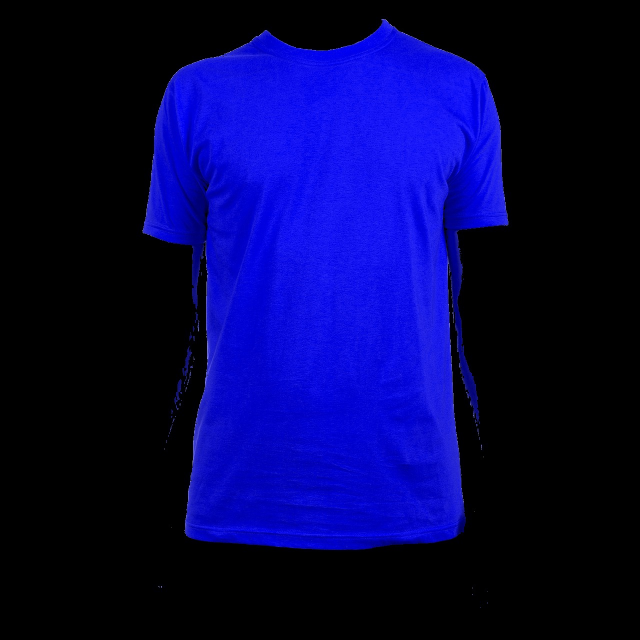
#> input picture sample_shirt_colored.jpg, 1280 x 1280 px, given in place of 00047_00.jpg, which was not available (shown at 1/2 size)
$ python -i shirt-segmentation-color-replacement.py   (imports and definitions only)
#> lines starting #> are read from the running program, lines starting #| are printed output that depends on the picture; after the words box and inside, x2 and y2 are one past the last pixel; in counts of white or black regions, pixels touching at a corner belong together; pictures that were not available may be replaced by others from this repository, and a replacement may not be noted
from sklearn.cluster import KMeans
import numpy as np
import cv2
import tkinter as tk
from tkinter import ttk, filedialog
from PIL import Image, ImageTk
import matplotlib.pyplot as plt

# ================================
# IMAGE SEGMENTATION FUNCTION
# ================================
def process_image(image_path):
#> called with image_path = '00047_00.jpg'
    path = 'mini_image_set/' + image_path
    image = cv2.imread(path)
#> image is the input picture: shape (1280, 1280, 3); mean B, G, R 77.6, 4.6, 4.7
    image = cv2.cvtColor(image, cv2.COLOR_BGR2RGB)
    h, w, _ = image.shape
#> h = 1280; w = 1280

    x, y = np.meshgrid(np.arange(w), np.arange(h))
    x = x / w
    y = y / h

    lab_img = cv2.cvtColor(image, cv2.COLOR_RGB2LAB)
#> lab_img: shape (1280, 1280, 3); mean of channels 0, 1, 2 25.5, 152, 94.7

    hsv_weight = 1.0
    pos_weight = 3.0
    features = np.concatenate([
        lab_img.reshape(-1, 3) * hsv_weight,
        np.stack([x, y], axis=2).reshape(-1, 2) * pos_weight
    ], axis=1)

    k = 6
    kmeans = KMeans(n_clusters=k, init='k-means++', max_iter=100, random_state=42)
    kmeans.fit(features)
    labels = kmeans.labels_

    center_region = labels.reshape(h, w)[h//3:2*h//3, w//3:2*w//3]
    shirt_cluster = np.bincount(center_region.flatten()).argmax()
#> shirt_cluster = 0

    mask = (labels == shirt_cluster).reshape(h, w)
    mask_uint8 = mask.astype(np.uint8)
    num_labels, labels_im, stats, centroids = cv2.connectedComponentsWithStats(mask_uint8)
#> num_labels = 10655
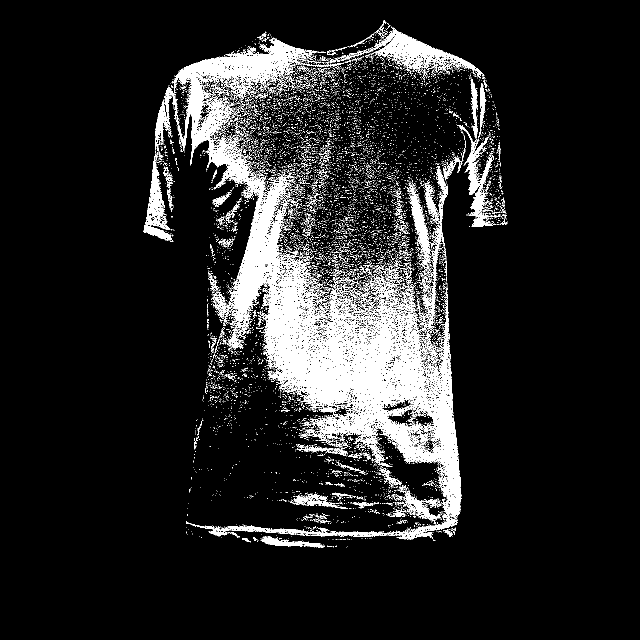
#> mask_uint8: shape (1280, 1280) (shown at 1/2 size); values 0 (black) and 1 (white), 10.7% white; 10654 white regions (10409 under 20 px), largest, box (x1, y1, x2, y2) and area: (310, 75, 923, 1079) 108662, (682, 55, 969, 154) 6124, (915, 250, 1004, 453) 3753

    if num_labels > 1:
        largest_label = 1 + np.argmax(stats[1:, cv2.CC_STAT_AREA])
#> largest_label = 34
        mask = (labels_im == largest_label)

    return image, mask

# ================================
# LOAD IMAGE AND MASK
# ================================
image_path = "00047_00.jpg"
shirt_img, mask = process_image(image_path)
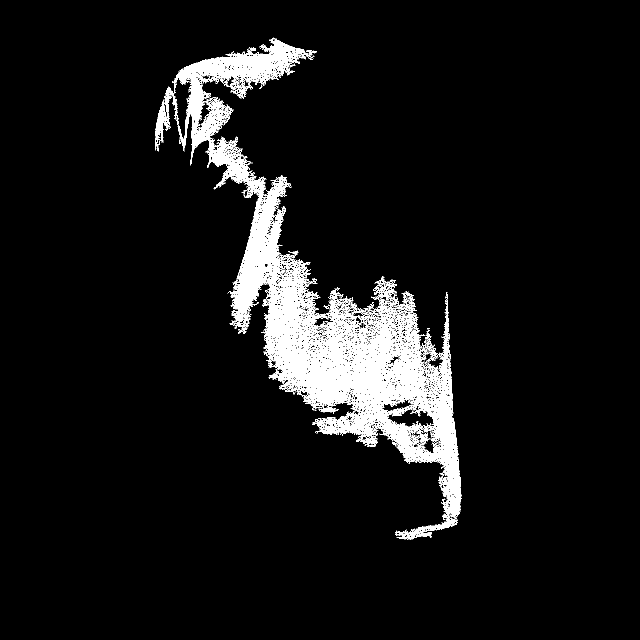
#> mask: shape (1280, 1280) bool (shown at 1/2 size); 6.6% white; 1 white region, box (x1, y1, x2, y2) and area: (310, 75, 923, 1079) 108662
hsv_base = cv2.cvtColor(shirt_img, cv2.COLOR_RGB2HSV)
#> hsv_base: shape (1280, 1280, 3); mean H, S, V 45.2, 91.1, 77.6

# ================================
# GUI FUNCTIONS
# ================================
# [41 lines left out: function recolor_shirt, not called in this run]


def resize_keep_ratio(img, max_size=500):
#> called with max_size = 500
    h, w = img.shape[:2]
#> h = 1280; w = 1280
    scale = max_size / max(h, w)
#> scale = 0.391
    return cv2.resize(img, (int(w * scale), int(h * scale)))
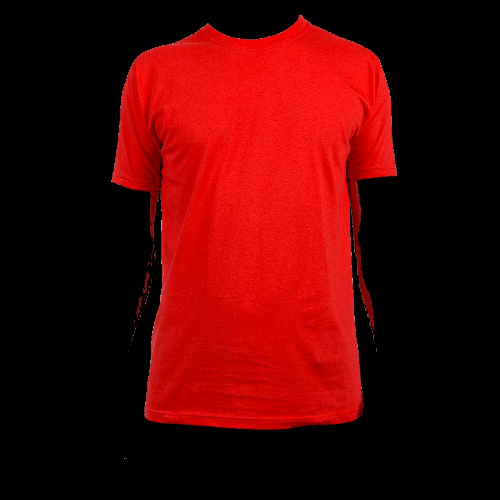
#> returned value: shape (500, 500, 3); mean of channels 0, 1, 2 4.6, 4.6, 77.5; drawn as B, G, R

def cv_to_tk(img):
    return ImageTk.PhotoImage(Image.fromarray(img))

# ================================
# GUI SETUP
# ================================
# [4 lines not run here, left out]

style = ttk.Style()
# [12 lines not run here, left out]

# [1 line that did not run here, left out]
# [3 lines not run here, left out]

# [1 line that did not run here, left out]
# [1 line not run here, left out]

display_img = resize_keep_ratio(shirt_img)
tk_img = cv_to_tk(display_img)
# [1 line that did not run here, left out]
# [1 line not run here, left out]

# ================================
# COLOR SWATCHES
# ================================
color_dict = {
    'Red': (0, '#ff4d4d'),
    'Yellow': (30, '#ffd633'),
    'Green': (60, '#5cd65c'),
    'Cyan': (90, '#33cccc'),
    'Blue': (120, '#4d79ff'),
    'Magenta': (150, '#cc33ff')
}

# [1 line that did not run here, left out]
# [1 line not run here, left out]

selected_color = tk.StringVar(value="Original")

def show_color(color_name):
#> (the run stopped early here; a loop or call above may not have finished)

$ run again, on shirt_extracted.jpg
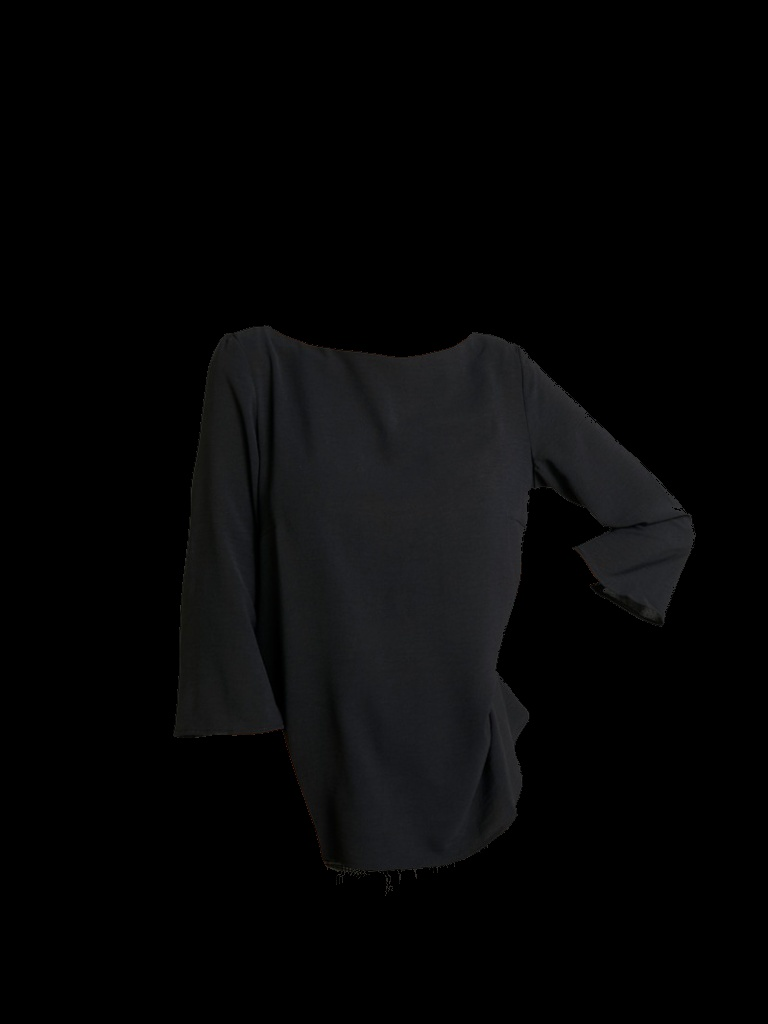
#> input picture shirt_extracted.jpg, 768 x 1024 px, given in place of 00047_00.jpg, which was not available
#> in process_image, image is the input picture: shape (1024, 768, 3); mean B, G, R 7, 6.5, 6.4
#> lab_img: shape (1024, 768, 3); mean of channels 0, 1, 2 6.2, 128.1, 127.7
#> in process_image, `num_labels, labels_im, stats, centroids = cv2.connectedComponentsWithS..`:
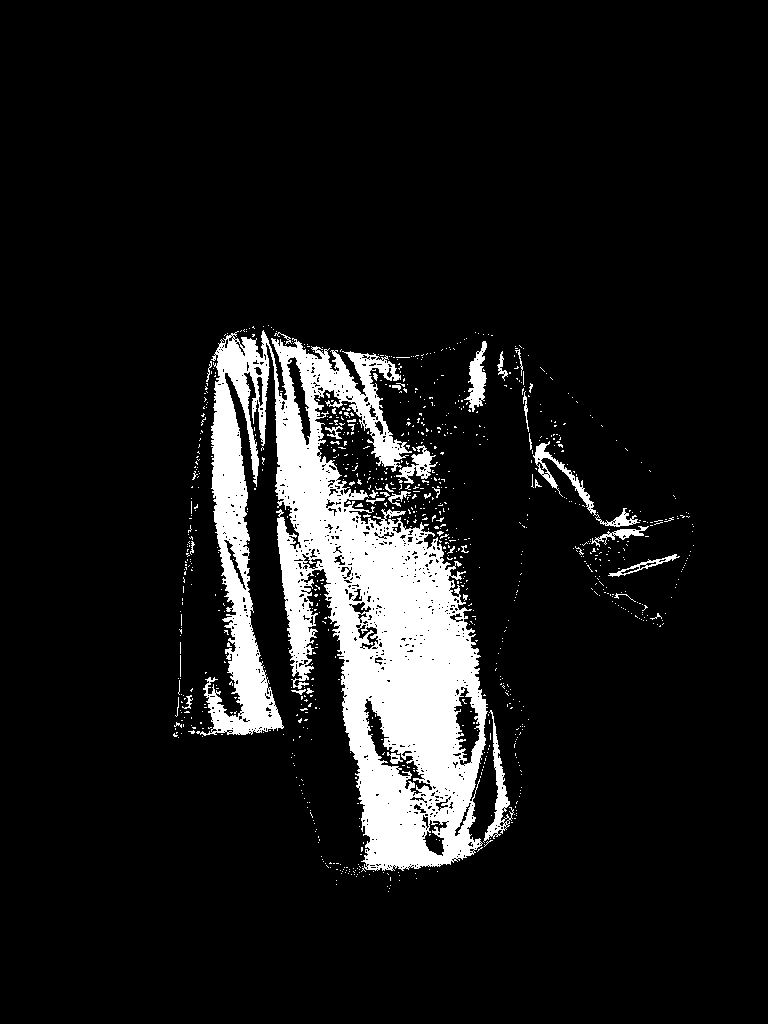
#> mask_uint8: shape (1024, 768); values 0 (black) and 1 (white), 9.6% white; 939 white regions (896 under 20 px), largest, box (x1, y1, x2, y2) and area: (196, 330, 488, 872) 67761, (533, 441, 640, 527) 1059, (483, 710, 514, 843) 988
#> `shirt_img, mask = process_image(image_path)`:
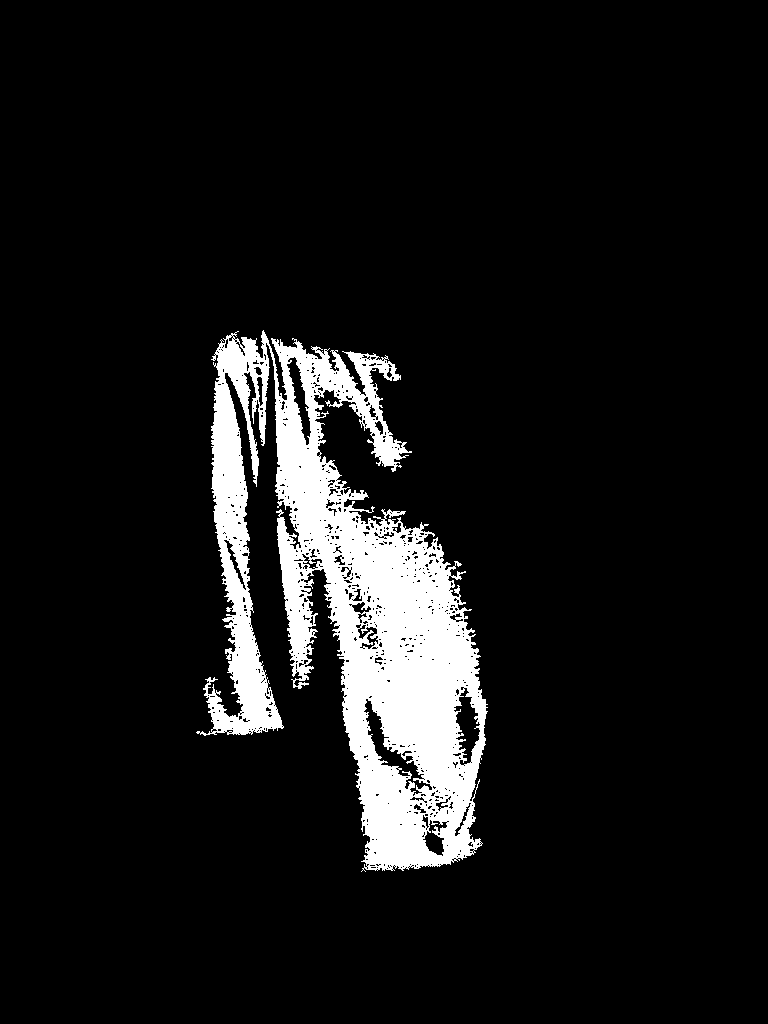
#> mask: shape (1024, 768) bool; 8.6% white; 1 white region, box (x1, y1, x2, y2) and area: (196, 330, 488, 872) 67761
#> hsv_base: shape (1024, 768, 3); mean H, S, V 21.5, 7.5, 7.1
